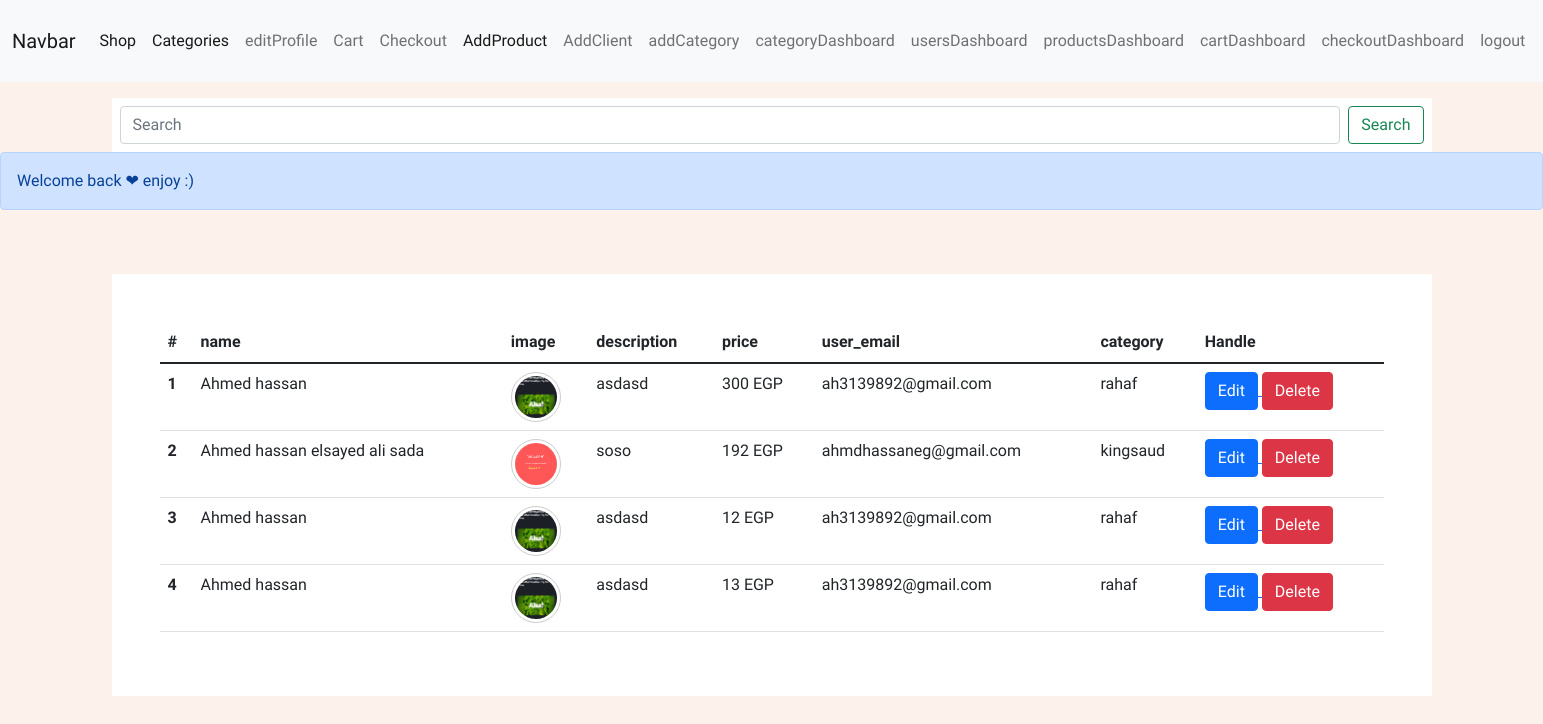
Screenshot of /pages/dashboardProducts.php (signed in) with the database file from the repository.
### tables this page shows
CREATE TABLE `items` (
  `id` int(11) NOT NULL,
  `name` varchar(30) NOT NULL,
  `image` varchar(200) NOT NULL,
  `description` varchar(200) NOT NULL,
  `price` int(11) NOT NULL,
  `user_email` varchar(100) NOT NULL,
  `category` varchar(100) NOT NULL
);

### pages/dashboardProducts.php (the view, shortened to what this page needs)
<?php
require_once("../inc/header.php");
$selectItems = "SELECT * FROM `items`";
$q_items = mysqli_query($con, $selectItems);
while ($result = mysqli_fetch_assoc($q_items)) {
    $data[] = $result;
}
if (isset($_SESSION["success"])) { ?>
    <div class="alert alert-primary" role="alert">
    <?php echo $_SESSION["success"];
}
    ?>
    </div>
    <br />
    <br />
    <div class="container ">
        <div class="row p-5">
            <?php if (isset($data)) : ?>
                <table class="table">
                    <thead>
                        <tr>
                            <th scope="col">#</th>
                            <th scope="col">name</th>
                            <th scope="col">image</th>
                            <th scope="col">description</th>
                            <th scope="col">price</th>
                            <th scope="col">user_email</th>
                            <th scope="col">category</th>
                            <th scope="col">Handle</th>
                        </tr>
                    </thead>
                    <tbody>
                        <?php foreach ($data as $product) : ?>
                            <tr>
                                <th scope="row"><?php echo $product["id"]; ?></th>
                                <td><?php echo $product["name"]; ?></td>
                                <td><img src="../uploads/products/<?php echo $product["image"]; ?>" style="width: 50px; height: 50px;object-fit:cover;border:1px solid #CCC;border-radius:25px;padding:3px; vertical-align:bottom" /></td>
                                <td><?php echo $product["description"]; ?></td>
                                <td><?php echo $product["price"]; ?> EGP</td>
                                <td><?php echo $product["user_email"]; ?></td>
                                <td><?php echo $product["category"]; ?></td>
                                <td>
                                    <a href="./editProduct.php?id=<?php echo $product['id'] ?>">
                                        <button type="button" class="btn btn-primary">Edit</button>
                                    </a>
                                    <a href="../handler/deleteProduct.php?id=<?php echo $product["id"]; ?>">
                                        <button type="button" class="btn btn-danger">Delete</button>
                                    </a>
                                </td>
                            </tr>
                        <?php endforeach;
                        ?>
                    </tbody>
                </table>
            <?php else : echo "no products";
            endif; ?>
        </div>
    </div>
    <?php require_once("../inc/header.php"); ?>

### css/style.css (style rules this page uses)
* { -webkit-box-sizing: border-box; box-sizing: border-box; }
body { padding: 0; margin: 0; }
body { font-family: Arial, Helvetica, sans-serif; }
.container { background: #fff !important; border: none; border-radius: none; }

### css/products.css (style rules this page uses)
body { font-family: "Muli", sans-serif; background: #ddd; }

### css/product.css (style rules this page uses)
body { background-color: #fdf1ec; }

### rows the page displays
items: id "1", name "Ahmed hassan", image (picture), description "asdasd", price "300", user_email "ah3139892@gmail.com", category "rahaf"
items: id "2", name "Ahmed hassan elsayed ali sada", image (picture), description "soso", price "192", user_email "ahmdhassaneg@gmail.com", category "kingsaud"
items: id "3", name "Ahmed hassan", image (picture), description "asdasd", price "12", user_email "ah3139892@gmail.com", category "rahaf"
items: id "4", name "Ahmed hassan", image (picture), description "asdasd", price "13", user_email "ah3139892@gmail.com", category "rahaf"

### other values shown
$_SESSION["success"] "Welcome back ❤ enjoy :)"
